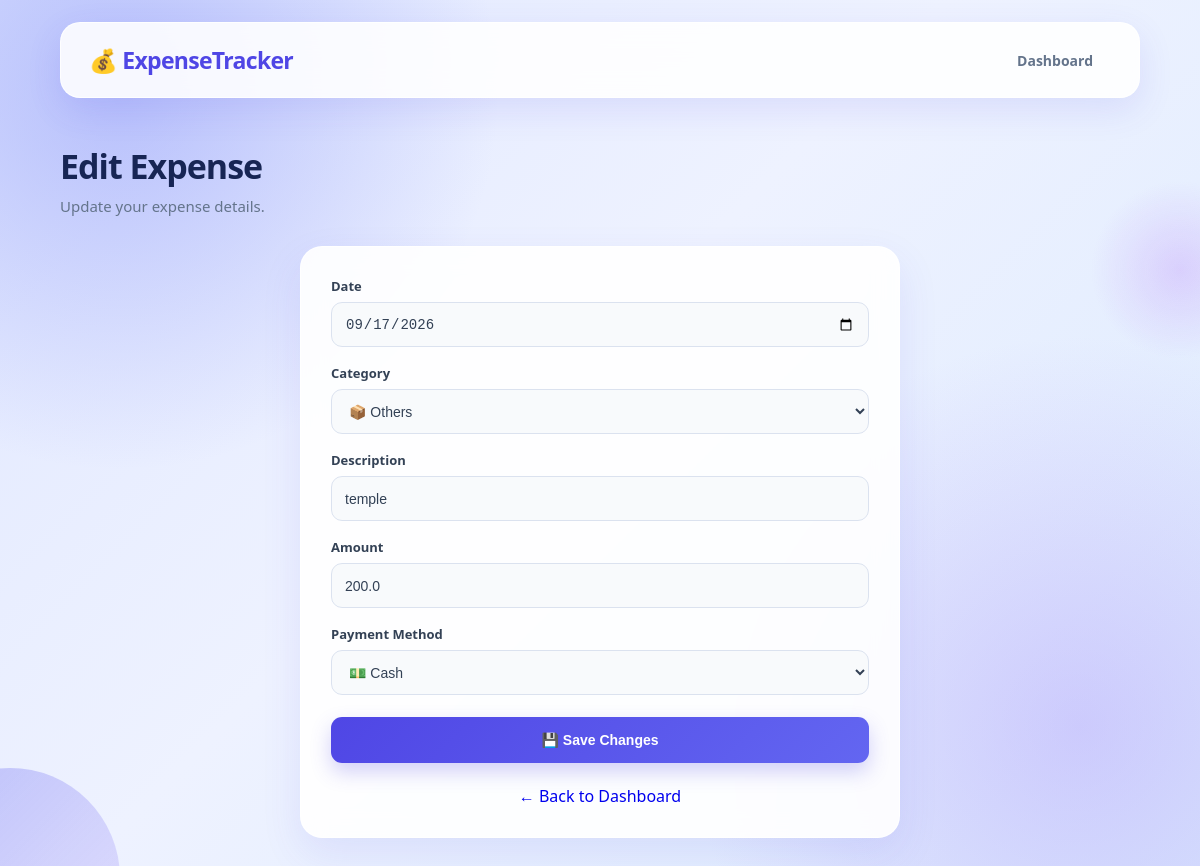
Page /edit/10 on the committed database.
### tables this page shows
CREATE TABLE expenses (

            id INTEGER PRIMARY KEY AUTOINCREMENT,

            date TEXT NOT NULL,

            category TEXT NOT NULL,

            description TEXT NOT NULL,

            amount REAL NOT NULL,

            payment TEXT NOT NULL

        );

### app.py (the view, shortened to what this page needs)
@app.route("/edit/<int:id>", methods=["GET", "POST"])
def edit_expense(id):
    connection = get_db_connection()
    expense = connection.execute(
        """
        SELECT *
        FROM expenses
        WHERE id = ?
        """,
        (id,)
    ).fetchone()
    if expense is None:
        connection.close()
        return "Expense not found", 404
    connection.close()
    return render_template(
        "edit.html",
        expense=expense
    )

### app.py (called while the page is built)
def get_db_connection():
    connection = sqlite3.connect("expense_tracker.db")
    connection.row_factory = sqlite3.Row
    return connection

### templates/edit.html (shortened to what this page needs)
<!DOCTYPE html>
<html lang="en">
<head>
    <link rel="stylesheet" href="{{ url_for('static', filename='style.css') }}">
</head>
<body>
<header>
    <div class="logo">💰 ExpenseTracker</div>
    <nav><a href="/">Dashboard</a></nav>
</header>
<div class="container">
    <div class="page-title">
        <h1>Edit Expense</h1>
        <p>Update your expense details.</p>
    </div>
    <div class="form-card" style="max-width:600px; margin:auto;">
        <form action="/edit/{{ expense['id'] }}" method="POST">
            <div class="form-group">
                <label for="date">Date</label>
                <input type="date" id="date" name="date" value="{{ expense['date'] }}" required>
            </div>
            <div class="form-group">
                <label for="category">Category</label>
                <select id="category" name="category" required>
                    <option value="Others" {% if expense['category'] == 'Others' %}selected{% endif %}>📦 Others</option>
                </select>
            </div>
            <div class="form-group">
                <label for="description">Description</label>
                <input type="text" id="description" name="description" value="{{ expense['description'] }}" required>
            </div>
            <div class="form-group">
                <label for="amount">Amount</label>
                <input type="number" id="amount" name="amount" value="{{ expense['amount'] }}" min="0" step="0.01" required>
            </div>
            <div class="form-group">
                <label for="payment">Payment Method</label>
                <select id="payment" name="payment" required>
                    <option value="Cash" {% if expense['payment'] == 'Cash' %}selected{% endif %}>💵 Cash</option>
                </select>
            </div>
            <button type="submit">💾 Save Changes</button>
            <br><br>
            <a href="/" style="display:block; text-align:center; text-decoration:none;">← Back to Dashboard</a>
        </form>
    </div>
</div>
</body>
</html>

### rows in the picture
expenses: date "09/17/2026", category "📦 Others", description "temple", amount "200.0", payment "💵 Cash"
